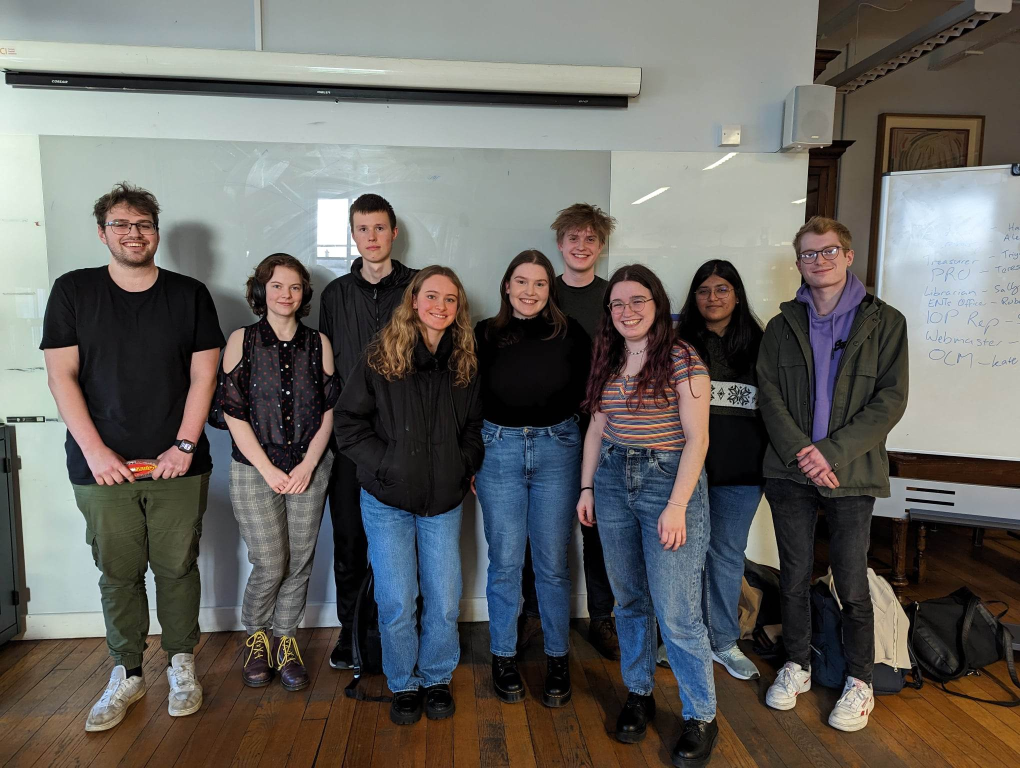
#> input picture Images/Gallery/AGM 2023/2.jpg, 2040 x 1536 px, found by its file name (shown at 1/2 size); its folder holds only this picture in this run
$ python thumbnail_generation.py
#> lines starting #> are read from the running program, lines starting #| are printed output that depends on the picture
# Note: This isn't an active or dynamic way of generating thumbnails,
# nor is it referenced in the website build,
# this is just for your convenience for generating thumbnails for the Gallery page.
# This isn't something I ever got around to really, but if you're a future webmaster,
# you're welcome to take a crack at it. It'd make things load a lot faster,
# and the gallery page will become too slow as the years go on and more images are added.

from PIL import Image
import os

input_location = r"C:\Users\tmdt-student\Desktop\Physoc-backup\physoc-website\public\Images\Gallery\full_res"
output_location = r"C:\Users\tmdt-student\Desktop\Physoc-backup\physoc-website\public\Images\Gallery\thumbnails"
# event = '\AGM 2023'


def makeThumbnail(event):
#> called with event = '\\AGM 2023'
    input_directory = str(input_location) + str(event)
    output_directory = str(output_location) + str(event)

    if not os.path.exists(output_directory):
        os.makedirs(output_directory)


    for filename in os.listdir(input_directory):
        if filename.endswith(".jpg") or filename.endswith(".png") or filename.endswith(".jpeg"):
            with Image.open(os.path.join(input_directory, filename)) as img:
#> img is the input picture: PIL image 2040x1536 RGB; mean R, G, B 101.6, 99.7, 96.1
                img.thumbnail((200, 200))  # adjust the size as required
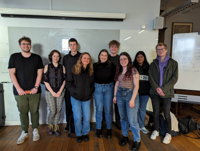
#> img: PIL image 200x151 RGB; mean R, G, B 101.6, 99.7, 96
#> call 2 of makeThumbnail, with event = '\\Brainfood'
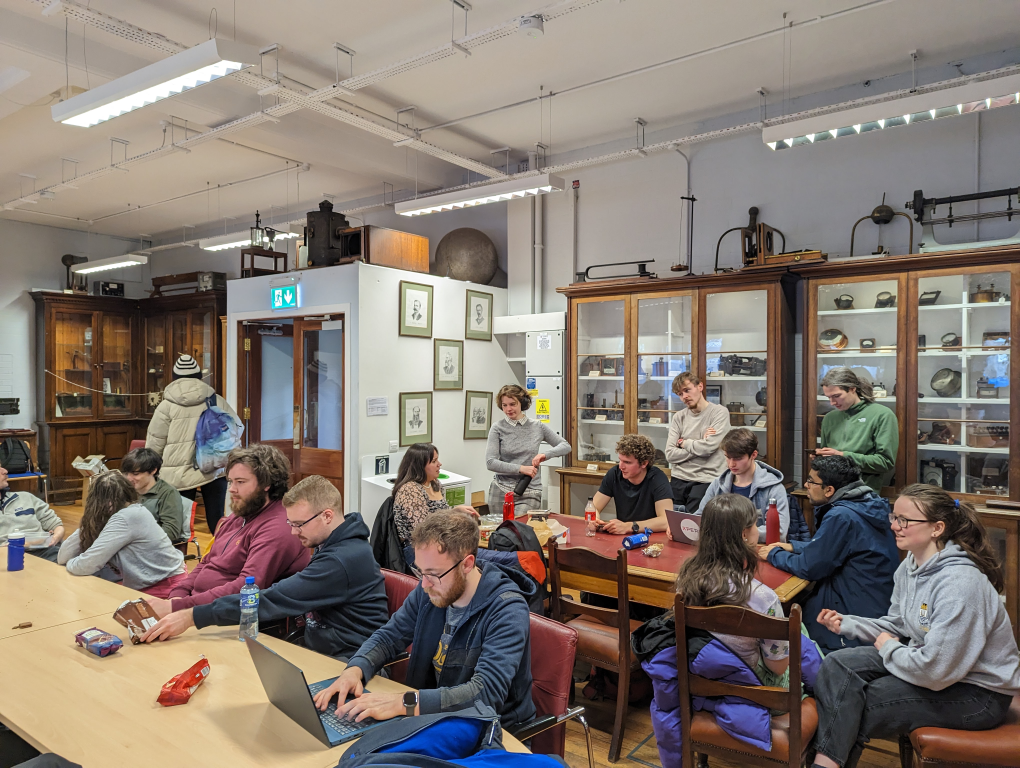
#> input picture Images/Gallery/Brainfood/1.jpg, 4080 x 3072 px, found by its file name (shown at 1/4 size)
#> in makeThumbnail, img is the input picture: PIL image 4080x3072 RGB; mean R, G, B 131.2, 120.4, 112.1
#> in makeThumbnail (call 2), `img.thumbnail((200, 200))`:
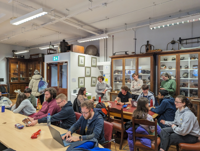
#> img: PIL image 200x151 RGB; mean R, G, B 131.2, 120.4, 112.1
                img = img.convert("RGB")
                img.save(os.path.join(output_directory, filename))
#> pass 2 of the loop in makeThumbnail, `for filename in os.listdir(input_directory):`:
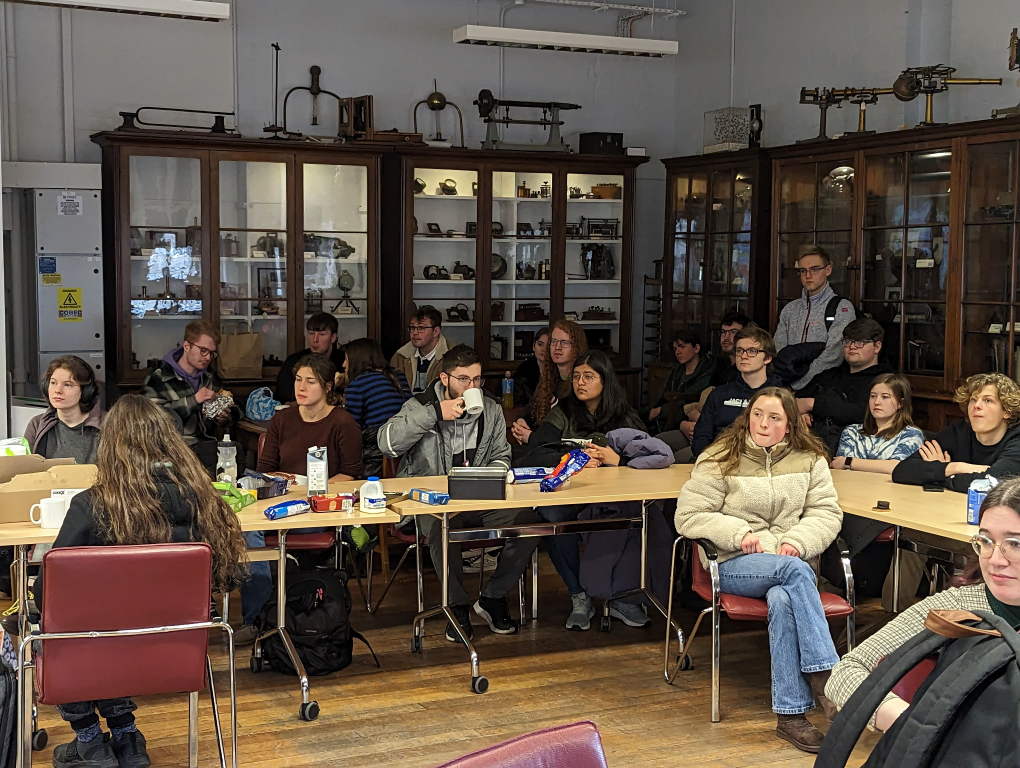
#> input picture Images/Gallery/Brainfood/2.jpg, 4080 x 3072 px, found by its file name (shown at 1/4 size)
#> in makeThumbnail, img is the input picture: PIL image 4080x3072 RGB; mean R, G, B 92.9, 80.7, 69.9
#> in makeThumbnail (call 2), `img.thumbnail((200, 200))`:
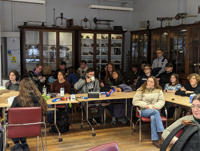
#> img: PIL image 200x151 RGB; mean R, G, B 92.9, 80.7, 69.8

call = makeThumbnail("\AGM 2023")
call = makeThumbnail("\Brainfood")
call = makeThumbnail("\Careers Fair 2022")
#> (the run stopped early here; a loop or call above may not have finished)
